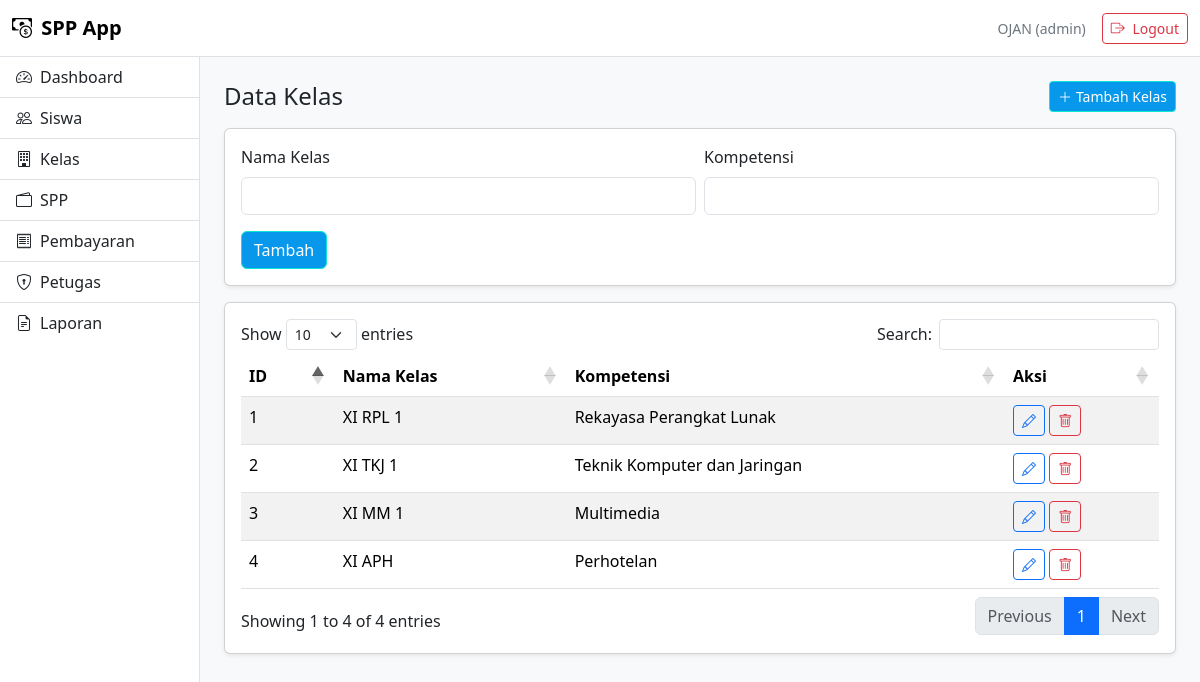
/index.php?page=kelas (signed in), run on the app's committed database.
### tables this page shows
CREATE TABLE `kelas` (
  `id_kelas` int(11) NOT NULL,
  `nama_kelas` varchar(10) DEFAULT NULL,
  `kompetensi_keahlian` varchar(50) DEFAULT NULL
);

### index.php (called while the page is built, shortened)
<?php
include "layouts/head.php";
include "layouts/navbar.php";
include "layouts/sidebar.php";
$page = $_GET['page'] ?? 'dashboard';
include "pages/$page.php";
include "layouts/footer.php";

### pages/kelas.php (the view, shortened to what this page needs)
<?php
include __DIR__."/../config/koneksi.php";
?>
<div class="d-flex justify-content-between align-items-center mb-3">
  <h4 class="mb-0">Data Kelas</h4>
  <?php if(!isset($_GET['edit'])): ?>
  <a href="#formTambahKelas" class="btn btn-primary btn-sm"
     onclick="document.getElementById('formTambahKelas').scrollIntoView();return false;">
     <i class="bi bi-plus-lg me-1"></i>Tambah Kelas
  </a>
  <?php endif; ?>
</div>
<?php if(isset($_GET['edit'])) { ?>
<div class="card shadow-sm mb-3">
  <div class="card-body">
    <form method="post">
      <input type="hidden" name="id_kelas" value="<?= (int)$data_edit['id_kelas'] ?>">
      <div class="row g-2">
        <div class="col-md-6">
          <label class="form-label">Nama Kelas</label>
          <input type="text" class="form-control" name="nama_kelas" value="<?= htmlspecialchars($data_edit['nama_kelas']) ?>" required>
        </div>
        <div class="col-md-6">
          <label class="form-label">Kompetensi</label>
          <input type="text" class="form-control" name="kompetensi_keahlian" value="<?= htmlspecialchars($data_edit['kompetensi_keahlian']) ?>" required>
        </div>
      </div>
      <div class="mt-3">
        <button type="submit" name="update" class="btn btn-primary">Update</button>
        <a class="btn btn-outline-secondary" href="/spp_app/index.php?page=kelas">Batal</a>
      </div>
    </form>
  </div>
</div>
<?php } else { ?>
<div class="card shadow-sm mb-3" id="formTambahKelas">
  <div class="card-body">
    <form method="post">
      <div class="row g-2">
        <div class="col-md-6">
          <label class="form-label">Nama Kelas</label>
          <input type="text" class="form-control" name="nama_kelas" required>
        </div>
        <div class="col-md-6">
          <label class="form-label">Kompetensi</label>
          <input type="text" class="form-control" name="kompetensi_keahlian" required>
        </div>
      </div>
      <div class="mt-3">
        <button type="submit" name="tambah" class="btn btn-primary">Tambah</button>
      </div>
    </form>
  </div>
</div>
<?php } ?>
<div class="card shadow-sm">
  <div class="card-body">
    <table class="table table-striped datatable">
      <thead>
        <tr>
          <th>ID</th>
          <th>Nama Kelas</th>
          <th>Kompetensi</th>
          <th width="120">Aksi</th>
        </tr>
      </thead>
      <tbody>
      <?php
      $q = mysqli_query($koneksi, "SELECT * FROM kelas");
      while ($d = mysqli_fetch_assoc($q)):
      ?>
        <tr>
          <td><?= $d['id_kelas'] ?></td>
          <td><?= htmlspecialchars($d['nama_kelas']) ?></td>
          <td><?= htmlspecialchars($d['kompetensi_keahlian']) ?></td>
          <td>
            <a class="btn btn-sm btn-outline-primary" href="/spp_app/index.php?page=kelas&edit=<?= $d['id_kelas'] ?>">
               <i class="bi bi-pencil"></i>
            </a>
            <a class="btn btn-sm btn-outline-danger" href="/spp_app/index.php?page=kelas&hapus=<?= $d['id_kelas'] ?>" onclick="return confirm('Hapus data ini?')">
               <i class="bi bi-trash"></i>
            </a>
          </td>
        </tr>
      <?php endwhile; ?>
      </tbody>
    </table>
  </div>
</div>

### assets/css/style.css (style rules this page uses)
.btn-primary { background:#0798ec; border-color:#0ee4d2; }

### data on the page
kelas: id_kelas "1", nama_kelas "XI RPL 1", kompetensi_keahlian "Rekayasa Perangkat Lunak"
kelas: id_kelas "2", nama_kelas "XI TKJ 1", kompetensi_keahlian "Teknik Komputer dan Jaringan"
kelas: id_kelas "3", nama_kelas "XI MM 1", kompetensi_keahlian "Multimedia"
kelas: id_kelas "4", nama_kelas "XI APH", kompetensi_keahlian "Perhotelan"

### other printed values
$_SESSION['nama_petugas'] "OJAN"
$_SESSION['level'] "admin"
